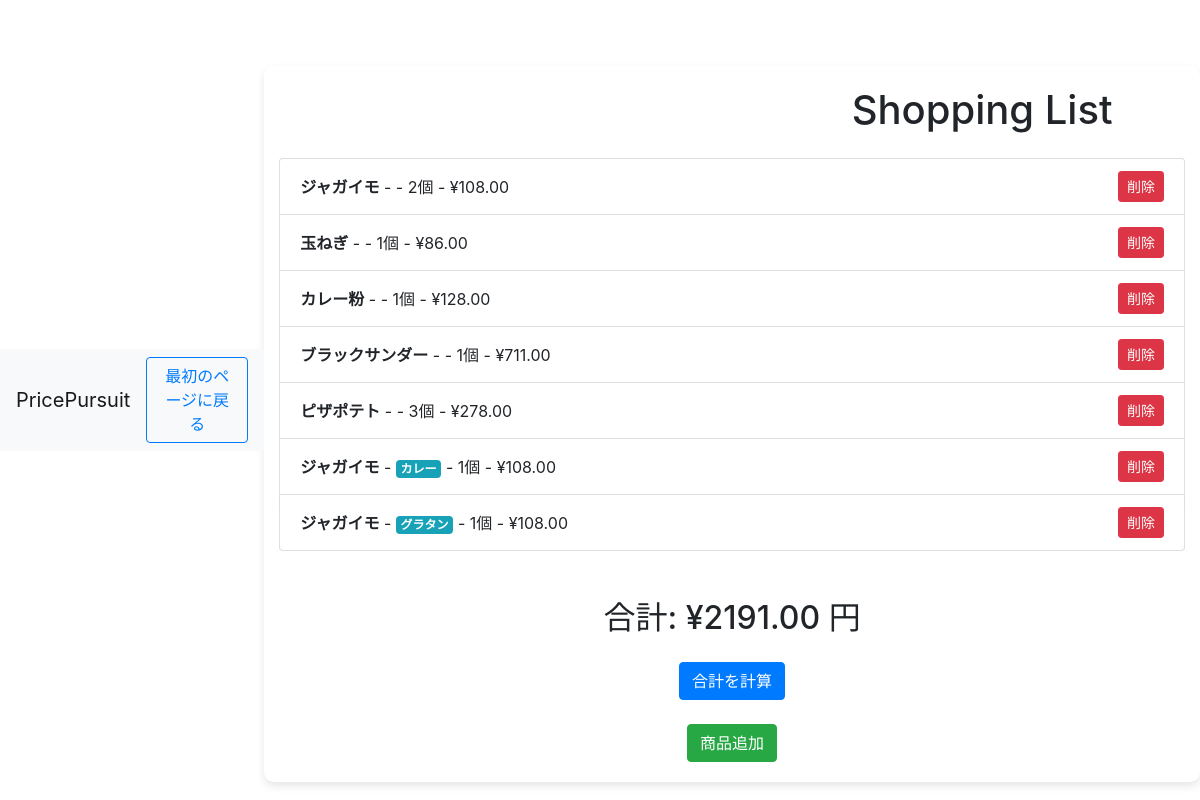
The page /shopping/ on the database as committed earlier.
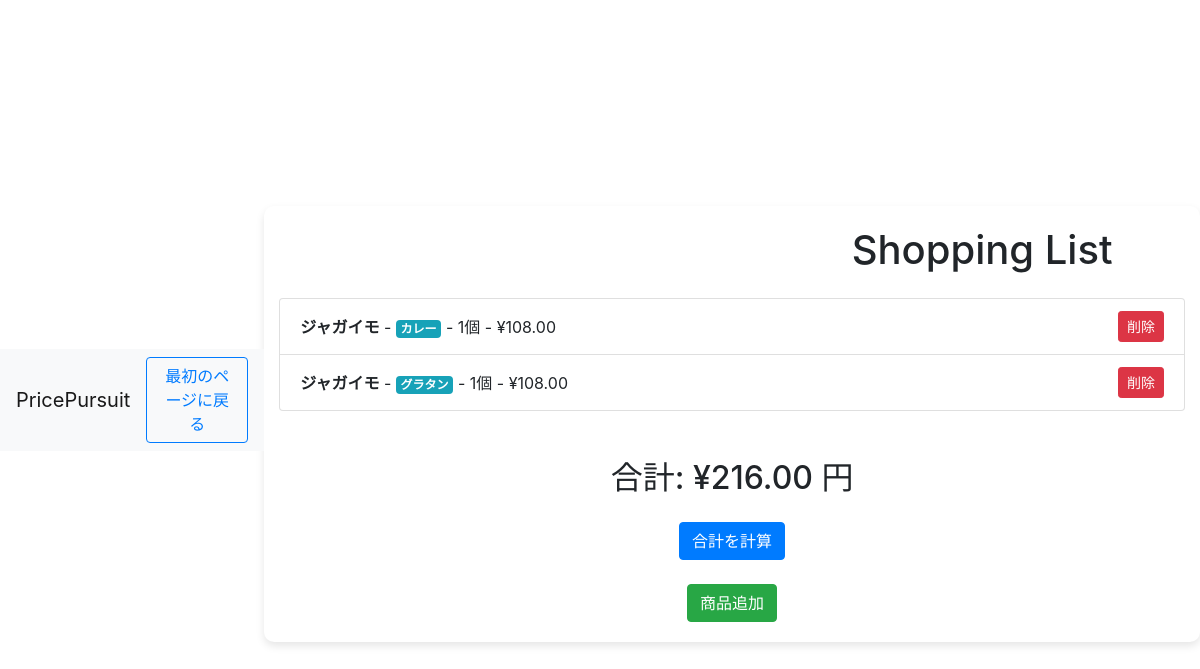
The same page on the database as committed later.
### todo/models.py (models this page shows, shortened)
class ShoppingItem(models.Model):
    item_name = models.CharField(max_length=100)
    prices = models.DecimalField(max_digits=10, decimal_places=2)
    category = models.ForeignKey(Category, on_delete=models.CASCADE, null=True, blank=True)  # null=True, blank=Trueを追加
    display_on_list = models.BooleanField(default=True)
    quantity = models.PositiveIntegerField(default=1)  # 個数フィールド　複数購入時
    shopping_category = models.ForeignKey(ShoppingCategory, on_delete=models.CASCADE, null=True, blank=True)  # ショッピングカテゴリを追加する

class ShoppingCategory(models.Model):
    name = models.CharField(max_length=100)
    description = models.TextField(blank=True, null=True)  # ショッピングカテゴリの説明

### todo/views.py (the view)
# urls.py: path('shopping/', views.shopping_todo, name='shopping_todo'),    # 買い物専用ページのパス設定
def shopping_todo(request):
    items = ShoppingItem.objects.all()
    shopping_categories = ShoppingCategory.objects.all()  # ショッピングカテゴリをすべて取得
    total_price = sum(item.prices * item.quantity for item in items if item.display_on_list)
    return render(request, 'shopping_todo.html', {'items': items, 'total_price': total_price,'shopping_categories': shopping_categories,})

### templates/shopping_todo.html (shortened to what this page needs)
<!DOCTYPE html>
<html lang="ja">
<head>
    {% load static %}
    <link rel="stylesheet" href="{% static 'css/styles_shopping.css' %}">
    <link rel="stylesheet" href="https://stackpath.bootstrapcdn.com/bootstrap/4.5.2/css/bootstrap.min.css">
</head>
<body>
    <nav class="navbar navbar-expand-lg navbar-light bg-light">
        <a class="navbar-brand" href="#">PricePursuit</a>
        <div class="ml-auto">
            <a href="{% url 'todo_list' %}" class="btn btn-outline-primary">最初のページに戻る</a>
        </div>
    </nav>
    <div class="container mt-5">
        <h1 class="text-center mb-4">Shopping List</h1>
        <div class="shopping-list">
            <ul class="list-group">
                {% for item in items %}
                <li class="list-group-item d-flex justify-content-between align-items-center">
                    <div>
                        <strong>{{ item.item_name }}</strong> -
                        <span class="badge badge-info">{{ item.shopping_category.name }}</span> -
                        {{ item.quantity }}個 -
                        <span>¥{{ item.prices }}</span>
                    </div>
                    <form method="post" action="{% url 'delete_shopping_item' item.id %}">
                        <button type="submit" class="btn btn-danger btn-sm" onclick="return confirm('まじで削除しますか？');">削除</button>
                    </form>
                </li>
                {% empty %}
                <li class="list-group-item text-center">商品がありません</li>
                {% endfor %}
            </ul>
        </div>
        <div class="price-section mt-5 text-center">
            <h2>合計: ¥{{ total_price }} 円</h2>
            <form method="post" action="{% url 'calculate_total_price' %}">
                <button type="submit" class="btn btn-primary mt-3">合計を計算</button>
            </form>
        </div>
        <div class="text-center mt-4">
            <a href="{% url 'shopping_item_add' %}" class="btn btn-success">商品追加</a>
        </div>
    </div>
</body>
</html>

### static/css/styles_shopping.css (style rules this page uses)
body { display: flex; justify-content: center; align-items: center; min-height: 100vh; margin: 0; font-family: Arial, sans-serif; background-color: #f8f9fa; }
.container { max-width: 600px; width: 100%; box-shadow: 0px 4px 8px rgba(0, 0, 0, 0.1); background: white; padding: 20px; border-radius: 10px; }
h1 { margin-left: 500px; }

Rows that differ between the two databases and show on the page:
removed ShoppingItem: item_name "ジャガイモ", quantity "2", prices "108.00"
removed ShoppingItem: item_name "玉ねぎ", quantity "1", prices "86.00"
removed ShoppingItem: item_name "カレー粉", quantity "1", prices "128.00"
removed ShoppingItem: item_name "ブラックサンダー", quantity "1", prices "711.00"
removed ShoppingItem: item_name "ピザポテト", quantity "3", prices "278.00"
Other text that changed with them:
{{ total_price }}: "2191.00" → "216.00"
